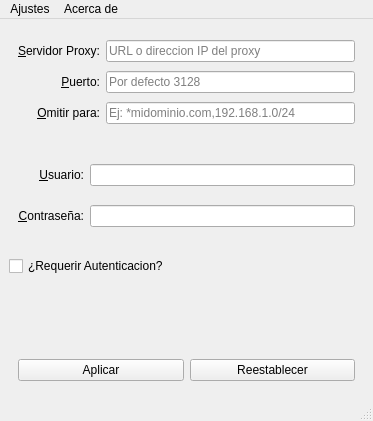
<?xml version="1.0" encoding="UTF-8"?>
<ui version="4.0">
 <class>MainWindow</class>
 <widget class="QMainWindow" name="MainWindow">
  <property name="geometry">
   <rect>
    <x>0</x>
    <y>0</y>
    <width>373</width>
    <height>421</height>
   </rect>
  </property>
  <property name="sizePolicy">
   <sizepolicy hsizetype="Minimum" vsizetype="Minimum">
    <horstretch>0</horstretch>
    <verstretch>0</verstretch>
   </sizepolicy>
  </property>
  <property name="minimumSize">
   <size>
    <width>373</width>
    <height>421</height>
   </size>
  </property>
  <property name="maximumSize">
   <size>
    <width>373</width>
    <height>421</height>
   </size>
  </property>
  <property name="windowTitle">
   <string>Configuración de Proxy</string>
  </property>
  <property name="windowIcon">
   <iconset>
    <normaloff>../../../../../../run/media/oaaariasm/Local/Projects/Python/xfce-proxy/icon/logo.png</normaloff>../../../../../../run/media/oaaariasm/Local/Projects/Python/xfce-proxy/icon/logo.png</iconset>
  </property>
  <widget class="QWidget" name="centralwidget">
   <layout class="QVBoxLayout" name="verticalLayout">
    <item>
     <widget class="QWidget" name="proxy_widget" native="true">
      <layout class="QGridLayout" name="gridLayout_2">
       <item row="1" column="0">
        <widget class="QLabel" name="proxy_label">
         <property name="text">
          <string>&amp;Servidor Proxy:</string>
         </property>
         <property name="alignment">
          <set>Qt::AlignRight|Qt::AlignTrailing|Qt::AlignVCenter</set>
         </property>
         <property name="buddy">
          <cstring>proxy_lineEdit</cstring>
         </property>
        </widget>
       </item>
       <item row="3" column="0">
        <widget class="QLabel" name="noproxy_label">
         <property name="text">
          <string>&amp;Omitir para:</string>
         </property>
         <property name="alignment">
          <set>Qt::AlignRight|Qt::AlignTrailing|Qt::AlignVCenter</set>
         </property>
         <property name="buddy">
          <cstring>noproxy_lineEdit</cstring>
         </property>
        </widget>
       </item>
       <item row="2" column="2">
        <widget class="QLineEdit" name="puerto_lineEdit">
         <property name="inputMethodHints">
          <set>Qt::ImhDigitsOnly</set>
         </property>
         <property name="placeholderText">
          <string>Por defecto 3128</string>
         </property>
         <property name="clearButtonEnabled">
          <bool>true</bool>
         </property>
        </widget>
       </item>
       <item row="2" column="0">
        <widget class="QLabel" name="puerto_label">
         <property name="layoutDirection">
          <enum>Qt::LeftToRight</enum>
         </property>
         <property name="text">
          <string>&amp;Puerto:</string>
         </property>
         <property name="alignment">
          <set>Qt::AlignRight|Qt::AlignTrailing|Qt::AlignVCenter</set>
         </property>
         <property name="buddy">
          <cstring>puerto_lineEdit</cstring>
         </property>
        </widget>
       </item>
       <item row="3" column="2">
        <widget class="QLineEdit" name="noproxy_lineEdit">
         <property name="placeholderText">
          <string>Ej: *midominio.com,192.168.1.0/24</string>
         </property>
        </widget>
       </item>
       <item row="1" column="2">
        <widget class="QLineEdit" name="proxy_lineEdit">
         <property name="placeholderText">
          <string>URL o direccion IP del proxy</string>
         </property>
         <property name="clearButtonEnabled">
          <bool>true</bool>
         </property>
        </widget>
       </item>
      </layout>
     </widget>
    </item>
    <item>
     <widget class="QWidget" name="auth_widget" native="true">
      <property name="enabled">
       <bool>true</bool>
      </property>
      <layout class="QGridLayout" name="gridLayout">
       <item row="1" column="0">
        <widget class="QLabel" name="pass_label">
         <property name="text">
          <string>&amp;Contraseña:</string>
         </property>
         <property name="alignment">
          <set>Qt::AlignRight|Qt::AlignTrailing|Qt::AlignVCenter</set>
         </property>
         <property name="buddy">
          <cstring>pass_lineEdit</cstring>
         </property>
        </widget>
       </item>
       <item row="0" column="1">
        <widget class="QLineEdit" name="user_lineEdit">
         <property name="enabled">
          <bool>true</bool>
         </property>
         <property name="clearButtonEnabled">
          <bool>true</bool>
         </property>
        </widget>
       </item>
       <item row="1" column="1">
        <widget class="QLineEdit" name="pass_lineEdit">
         <property name="inputMethodHints">
          <set>Qt::ImhHiddenText|Qt::ImhNoAutoUppercase|Qt::ImhNoPredictiveText|Qt::ImhSensitiveData</set>
         </property>
         <property name="echoMode">
          <enum>QLineEdit::Password</enum>
         </property>
         <property name="clearButtonEnabled">
          <bool>true</bool>
         </property>
        </widget>
       </item>
       <item row="0" column="0">
        <widget class="QLabel" name="user_label">
         <property name="enabled">
          <bool>true</bool>
         </property>
         <property name="text">
          <string>&amp;Usuario:</string>
         </property>
         <property name="alignment">
          <set>Qt::AlignRight|Qt::AlignTrailing|Qt::AlignVCenter</set>
         </property>
         <property name="buddy">
          <cstring>user_lineEdit</cstring>
         </property>
        </widget>
       </item>
      </layout>
     </widget>
    </item>
    <item>
     <widget class="QCheckBox" name="auth_checkBox">
      <property name="text">
       <string>¿Requerir Autenticacion?</string>
      </property>
      <property name="checked">
       <bool>false</bool>
      </property>
     </widget>
    </item>
    <item alignment="Qt::AlignBottom">
     <widget class="QWidget" name="button_widget" native="true">
      <layout class="QGridLayout" name="gridLayout_3">
       <item row="0" column="0">
        <widget class="QPushButton" name="apply_button">
         <property name="text">
          <string>Aplicar</string>
         </property>
        </widget>
       </item>
       <item row="0" column="1">
        <widget class="QPushButton" name="reset_button">
         <property name="text">
          <string>Reestablecer</string>
         </property>
        </widget>
       </item>
      </layout>
     </widget>
    </item>
   </layout>
   <zorder>auth_widget</zorder>
   <zorder>proxy_widget</zorder>
   <zorder>button_widget</zorder>
   <zorder>auth_checkBox</zorder>
  </widget>
  <widget class="QMenuBar" name="menubar">
   <property name="geometry">
    <rect>
     <x>0</x>
     <y>0</y>
     <width>373</width>
     <height>29</height>
    </rect>
   </property>
   <widget class="QMenu" name="menuAjustes">
    <property name="title">
     <string>Ajustes</string>
    </property>
    <addaction name="actionUsar_para_apt"/>
    <addaction name="separator"/>
    <addaction name="actionSalir"/>
   </widget>
   <widget class="QMenu" name="menuAcerca_de">
    <property name="title">
     <string>Acerca de</string>
    </property>
    <addaction name="actionAcerca_de_SetProxy"/>
   </widget>
   <addaction name="menuAjustes"/>
   <addaction name="menuAcerca_de"/>
  </widget>
  <widget class="QStatusBar" name="statusbar"/>
  <action name="actionAcerca_de_SetProxy">
   <property name="text">
    <string>Acerca de</string>
   </property>
  </action>
  <action name="actionSalir">
   <property name="text">
    <string>Salir</string>
   </property>
  </action>
  <action name="actionUsar_para_apt">
   <property name="checkable">
    <bool>true</bool>
   </property>
   <property name="text">
    <string>Usar para apt</string>
   </property>
  </action>
 </widget>
 <tabstops>
  <tabstop>proxy_lineEdit</tabstop>
  <tabstop>puerto_lineEdit</tabstop>
  <tabstop>noproxy_lineEdit</tabstop>
  <tabstop>auth_checkBox</tabstop>
  <tabstop>user_lineEdit</tabstop>
  <tabstop>pass_lineEdit</tabstop>
  <tabstop>apply_button</tabstop>
  <tabstop>reset_button</tabstop>
 </tabstops>
 <resources/>
 <connections/>
</ui>
